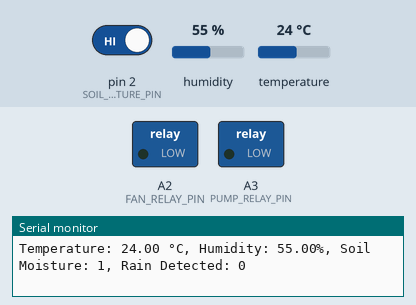
Simulated run of this sketch. Board: Arduino Uno, built with avr-gcc and run on an emulated ATmega328P. Shown: switched loads named in the sketch (green lamp = pin HIGH), the last lines printed to the serial monitor. The inputs (shaded band) are chosen by the test bench; at power-on: temperature 24 °C, pin 2 (SOIL_MOISTURE_PIN) HIGH, humidity 55 %.

Above: at 2.8 s.
2.9 s: temperature set to 27.4 °C
5.6 s: temperature set to 28.4 °C
At 7.0 s:
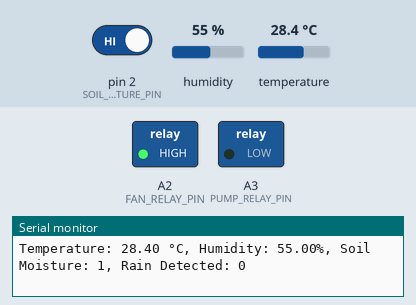
8.3 s: pin 2 (SOIL_MOISTURE_PIN) driven LOW
At 11.3 s:
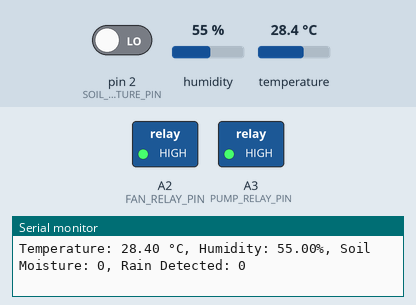
11.6 s: temperature set to 12 °C
At 12.5 s:
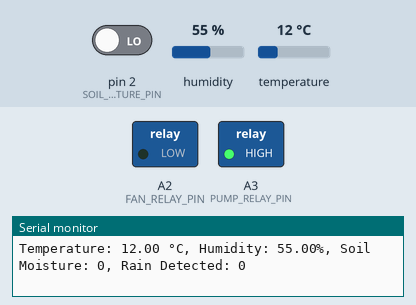
14.3 s: temperature set to 33 °C
At 16.9 s:
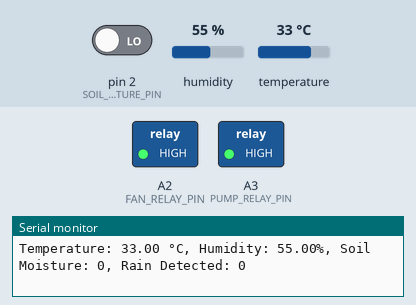
17.6 s: temperature set to 19 °C
At 19.1 s:
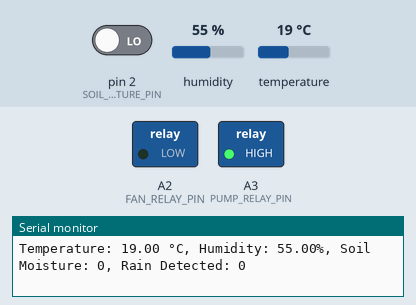
Timing chart, 0 to 20.6 s (numbered marks = the images above; inputs shaded):
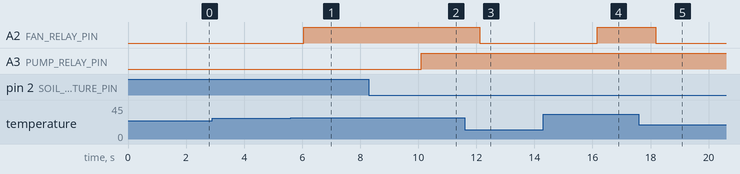

Measured:
- the behaviour switches between 28 and 28.1 °C on temperature (found by bisection; images 0 and 1)
- after the input at 5.6 s, A2 (FAN_RELAY_PIN): LOW → HIGH after 0.46 s
- after the input at 8.3 s, A3 (PUMP_RELAY_PIN): LOW → HIGH after 1.8 s
- after the input at 11.6 s, A2 (FAN_RELAY_PIN): HIGH → LOW after 0.52 s
- after the input at 14.3 s, A2 (FAN_RELAY_PIN): LOW → HIGH after 1.9 s
- after the input at 17.6 s, A2 (FAN_RELAY_PIN): HIGH → LOW after 0.58 s

The sketch:

GreenHouse.ino
```cpp
#include <DHT.h>

#define DHTPIN 4        // Digital pin connected to the DHT sensor
#define DHTTYPE DHT22   // DHT 22  (AM2302)
#define SOIL_MOISTURE_PIN 2 // Digital pin connected to the soil moisture sensor
#define RAIN_SENSOR_PIN 4   // Digital pin connected to the rain sensor
#define FAN_RELAY_PIN A2    // Digital pin connected to the fan relay
#define PUMP_RELAY_PIN A3   // Digital pin connected to the pump relay

DHT dht(DHTPIN, DHTTYPE);

void setup() {
  Serial.begin(9600);
  pinMode(SOIL_MOISTURE_PIN, INPUT);
  pinMode(RAIN_SENSOR_PIN, INPUT);
  pinMode(FAN_RELAY_PIN, OUTPUT);
  pinMode(PUMP_RELAY_PIN, OUTPUT);
}

void loop() {
  // Read temperature and humidity from DHT sensor
  float temperature = dht.readTemperature();
  float humidity = dht.readHumidity();

  // Read soil moisture level
  int soilMoisture = digitalRead(SOIL_MOISTURE_PIN);

  // Read rain sensor
  int rainDetected = digitalRead(RAIN_SENSOR_PIN);

  // Check temperature and control fan
  if (temperature > 28) { // Adjust threshold as needed
    analogWrite(FAN_RELAY_PIN, 255); // Turn on the fan
  } else {
    analogWrite(FAN_RELAY_PIN, 0);  // Turn off the fan
  }

  // Check soil moisture and control pump
  if (soilMoisture == LOW) { // Adjust threshold as needed
     analogWrite(PUMP_RELAY_PIN, 255); // Turn on the pump
  } else {
    analogWrite(PUMP_RELAY_PIN, 0);  // Turn off the pump
  }

  // Check rain sensor and take action if rain is detected
  if (rainDetected == HIGH) {
    // You can implement actions like closing windows, stopping irrigation, etc.
    // For simplicity, let's just print a message here.
    Serial.println("Rain detected! Taking necessary actions...");
  }

  // Print sensor readings for monitoring
  Serial.print("Temperature: ");
  Serial.print(temperature);
  Serial.print(" °C, Humidity: ");
  Serial.print(humidity);
  Serial.print("%, Soil Moisture: ");
  Serial.print(soilMoisture);
  Serial.print(", Rain Detected: ");
  Serial.println(rainDetected);

  delay(2000); // Adjust delay as needed for your application
}
```
